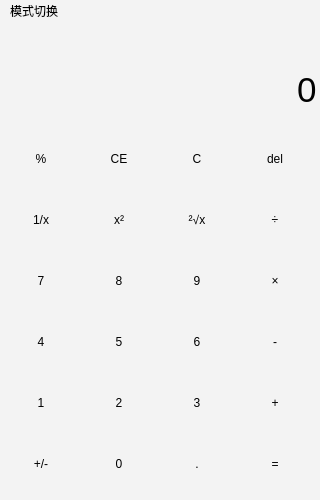
<?xml version="1.0" encoding="UTF-8"?>
<ui version="4.0">
 <class>cell_Standui</class>
 <widget class="QMainWindow" name="cell_Standui">
  <property name="geometry">
   <rect>
    <x>0</x>
    <y>0</y>
    <width>320</width>
    <height>500</height>
   </rect>
  </property>
  <property name="minimumSize">
   <size>
    <width>320</width>
    <height>500</height>
   </size>
  </property>
  <property name="windowTitle">
   <string>计算器-标准模式</string>
  </property>
  <property name="styleSheet">
   <string notr="true">*
{
	border:none;
	background-color: rgb(243, 243, 243);
}
/* */
QPushButton
{
	font: bold 12pt '微软雅黑';
}
QPushButton[name = &quot;number&quot;]
{
	
	border-radius:4px;
	background-color: rgb(252, 252, 252);	
}
QPushButton[name = &quot;other&quot;]
{
	border-radius:4px;
	background-color: rgb(246, 246, 246);
}
/*增加鼠标悬浮背景色 */
QPushButton[name = &quot;number&quot;]:hover
{
	border:1px solid rgb(193,193,193);
	background-color: rgb(221, 223, 221);
}
QPushButton[name = &quot;other&quot;]:hover
{
	border:1px solid rgb(193,193,193);
	background-color: rgb(221, 223, 221);
}
</string>
  </property>
  <widget class="QWidget" name="centralwidget">
   <layout class="QGridLayout" name="gridLayout_2">
    <property name="leftMargin">
     <number>0</number>
    </property>
    <property name="topMargin">
     <number>2</number>
    </property>
    <property name="rightMargin">
     <number>0</number>
    </property>
    <property name="bottomMargin">
     <number>0</number>
    </property>
    <property name="spacing">
     <number>0</number>
    </property>
    <item row="0" column="0">
     <widget class="QLineEdit" name="le_history">
      <property name="minimumSize">
       <size>
        <width>0</width>
        <height>30</height>
       </size>
      </property>
      <property name="alignment">
       <set>Qt::AlignRight|Qt::AlignTrailing|Qt::AlignVCenter</set>
      </property>
      <property name="readOnly">
       <bool>true</bool>
      </property>
     </widget>
    </item>
    <item row="1" column="0">
     <widget class="QLineEdit" name="le_result">
      <property name="minimumSize">
       <size>
        <width>0</width>
        <height>70</height>
       </size>
      </property>
      <property name="font">
       <font>
        <pointsize>26</pointsize>
       </font>
      </property>
      <property name="text">
       <string>0</string>
      </property>
      <property name="alignment">
       <set>Qt::AlignRight|Qt::AlignTrailing|Qt::AlignVCenter</set>
      </property>
      <property name="readOnly">
       <bool>true</bool>
      </property>
     </widget>
    </item>
    <item row="2" column="0">
     <widget class="QWidget" name="widget" native="true">
      <layout class="QGridLayout" name="gridLayout">
       <property name="leftMargin">
        <number>0</number>
       </property>
       <property name="topMargin">
        <number>0</number>
       </property>
       <property name="rightMargin">
        <number>0</number>
       </property>
       <property name="bottomMargin">
        <number>0</number>
       </property>
       <property name="spacing">
        <number>0</number>
       </property>
       <item row="0" column="3">
        <widget class="QPushButton" name="btn_del">
         <property name="maximumSize">
          <size>
           <width>74</width>
           <height>54</height>
          </size>
         </property>
         <property name="text">
          <string>del</string>
         </property>
         <property name="name" stdset="0">
          <string>other</string>
         </property>
        </widget>
       </item>
       <item row="4" column="0">
        <widget class="QPushButton" name="btn_1">
         <property name="maximumSize">
          <size>
           <width>74</width>
           <height>54</height>
          </size>
         </property>
         <property name="text">
          <string>1</string>
         </property>
         <property name="name" stdset="0">
          <string>number</string>
         </property>
        </widget>
       </item>
       <item row="4" column="2">
        <widget class="QPushButton" name="btn_3">
         <property name="maximumSize">
          <size>
           <width>74</width>
           <height>54</height>
          </size>
         </property>
         <property name="text">
          <string>3</string>
         </property>
         <property name="name" stdset="0">
          <string>number</string>
         </property>
        </widget>
       </item>
       <item row="0" column="1">
        <widget class="QPushButton" name="btn_ce">
         <property name="maximumSize">
          <size>
           <width>74</width>
           <height>54</height>
          </size>
         </property>
         <property name="text">
          <string>CE</string>
         </property>
         <property name="name" stdset="0">
          <string>other</string>
         </property>
        </widget>
       </item>
       <item row="1" column="1">
        <widget class="QPushButton" name="btn_square">
         <property name="maximumSize">
          <size>
           <width>74</width>
           <height>54</height>
          </size>
         </property>
         <property name="text">
          <string>x²</string>
         </property>
         <property name="name" stdset="0">
          <string>other</string>
         </property>
        </widget>
       </item>
       <item row="3" column="0">
        <widget class="QPushButton" name="btn_4">
         <property name="maximumSize">
          <size>
           <width>74</width>
           <height>54</height>
          </size>
         </property>
         <property name="text">
          <string>4</string>
         </property>
         <property name="name" stdset="0">
          <string>number</string>
         </property>
        </widget>
       </item>
       <item row="2" column="1">
        <widget class="QPushButton" name="btn_8">
         <property name="maximumSize">
          <size>
           <width>74</width>
           <height>54</height>
          </size>
         </property>
         <property name="text">
          <string>8</string>
         </property>
         <property name="name" stdset="0">
          <string>number</string>
         </property>
        </widget>
       </item>
       <item row="1" column="0">
        <widget class="QPushButton" name="btn_quarter">
         <property name="maximumSize">
          <size>
           <width>74</width>
           <height>54</height>
          </size>
         </property>
         <property name="text">
          <string>1/x</string>
         </property>
         <property name="name" stdset="0">
          <string>other</string>
         </property>
        </widget>
       </item>
       <item row="3" column="1">
        <widget class="QPushButton" name="btn_5">
         <property name="maximumSize">
          <size>
           <width>74</width>
           <height>54</height>
          </size>
         </property>
         <property name="text">
          <string>5</string>
         </property>
         <property name="name" stdset="0">
          <string>number</string>
         </property>
        </widget>
       </item>
       <item row="1" column="3">
        <widget class="QPushButton" name="btn_divide">
         <property name="maximumSize">
          <size>
           <width>74</width>
           <height>54</height>
          </size>
         </property>
         <property name="text">
          <string>÷</string>
         </property>
         <property name="name" stdset="0">
          <string>other</string>
         </property>
        </widget>
       </item>
       <item row="3" column="2">
        <widget class="QPushButton" name="btn_6">
         <property name="maximumSize">
          <size>
           <width>74</width>
           <height>54</height>
          </size>
         </property>
         <property name="text">
          <string>6</string>
         </property>
         <property name="name" stdset="0">
          <string>number</string>
         </property>
        </widget>
       </item>
       <item row="3" column="3">
        <widget class="QPushButton" name="btn_subtraction">
         <property name="maximumSize">
          <size>
           <width>74</width>
           <height>54</height>
          </size>
         </property>
         <property name="text">
          <string>-</string>
         </property>
         <property name="name" stdset="0">
          <string>other</string>
         </property>
        </widget>
       </item>
       <item row="2" column="3">
        <widget class="QPushButton" name="btn_multiplication">
         <property name="maximumSize">
          <size>
           <width>74</width>
           <height>54</height>
          </size>
         </property>
         <property name="text">
          <string>×</string>
         </property>
         <property name="name" stdset="0">
          <string>other</string>
         </property>
        </widget>
       </item>
       <item row="0" column="0">
        <widget class="QPushButton" name="btn_mod">
         <property name="maximumSize">
          <size>
           <width>74</width>
           <height>54</height>
          </size>
         </property>
         <property name="text">
          <string>%</string>
         </property>
         <property name="name" stdset="0">
          <string>other</string>
         </property>
        </widget>
       </item>
       <item row="2" column="2">
        <widget class="QPushButton" name="btn_9">
         <property name="maximumSize">
          <size>
           <width>74</width>
           <height>54</height>
          </size>
         </property>
         <property name="text">
          <string>9</string>
         </property>
         <property name="name" stdset="0">
          <string>number</string>
         </property>
        </widget>
       </item>
       <item row="4" column="1">
        <widget class="QPushButton" name="btn_2">
         <property name="maximumSize">
          <size>
           <width>74</width>
           <height>54</height>
          </size>
         </property>
         <property name="text">
          <string>2</string>
         </property>
         <property name="name" stdset="0">
          <string>number</string>
         </property>
        </widget>
       </item>
       <item row="0" column="2">
        <widget class="QPushButton" name="btn_c">
         <property name="maximumSize">
          <size>
           <width>74</width>
           <height>54</height>
          </size>
         </property>
         <property name="text">
          <string>C</string>
         </property>
         <property name="name" stdset="0">
          <string>other</string>
         </property>
        </widget>
       </item>
       <item row="1" column="2">
        <widget class="QPushButton" name="btn_squareroot">
         <property name="maximumSize">
          <size>
           <width>74</width>
           <height>54</height>
          </size>
         </property>
         <property name="text">
          <string>²√x</string>
         </property>
         <property name="name" stdset="0">
          <string>other</string>
         </property>
        </widget>
       </item>
       <item row="4" column="3">
        <widget class="QPushButton" name="btn_add">
         <property name="maximumSize">
          <size>
           <width>74</width>
           <height>54</height>
          </size>
         </property>
         <property name="text">
          <string>+</string>
         </property>
         <property name="name" stdset="0">
          <string>other</string>
         </property>
        </widget>
       </item>
       <item row="2" column="0">
        <widget class="QPushButton" name="btn_7">
         <property name="maximumSize">
          <size>
           <width>74</width>
           <height>54</height>
          </size>
         </property>
         <property name="text">
          <string>7</string>
         </property>
         <property name="name" stdset="0">
          <string>number</string>
         </property>
        </widget>
       </item>
       <item row="5" column="0">
        <widget class="QPushButton" name="btn_change">
         <property name="maximumSize">
          <size>
           <width>74</width>
           <height>54</height>
          </size>
         </property>
         <property name="text">
          <string>+/-</string>
         </property>
         <property name="name" stdset="0">
          <string>number</string>
         </property>
        </widget>
       </item>
       <item row="5" column="1">
        <widget class="QPushButton" name="btn_0">
         <property name="maximumSize">
          <size>
           <width>74</width>
           <height>54</height>
          </size>
         </property>
         <property name="text">
          <string>0</string>
         </property>
         <property name="name" stdset="0">
          <string>number</string>
         </property>
        </widget>
       </item>
       <item row="5" column="2">
        <widget class="QPushButton" name="btn_point">
         <property name="maximumSize">
          <size>
           <width>74</width>
           <height>54</height>
          </size>
         </property>
         <property name="text">
          <string>.</string>
         </property>
         <property name="name" stdset="0">
          <string>number</string>
         </property>
        </widget>
       </item>
       <item row="5" column="3">
        <widget class="QPushButton" name="btn_result">
         <property name="maximumSize">
          <size>
           <width>74</width>
           <height>54</height>
          </size>
         </property>
         <property name="text">
          <string>=</string>
         </property>
         <property name="name" stdset="0">
          <string>other</string>
         </property>
        </widget>
       </item>
      </layout>
     </widget>
    </item>
   </layout>
  </widget>
  <widget class="QMenuBar" name="menubar">
   <property name="geometry">
    <rect>
     <x>0</x>
     <y>0</y>
     <width>320</width>
     <height>25</height>
    </rect>
   </property>
   <widget class="QMenu" name="menu">
    <property name="title">
     <string>模式切换</string>
    </property>
    <addaction name="action"/>
   </widget>
   <addaction name="menu"/>
  </widget>
  <action name="action">
   <property name="text">
    <string>标准模式</string>
   </property>
  </action>
 </widget>
 <resources/>
 <connections/>
</ui>
